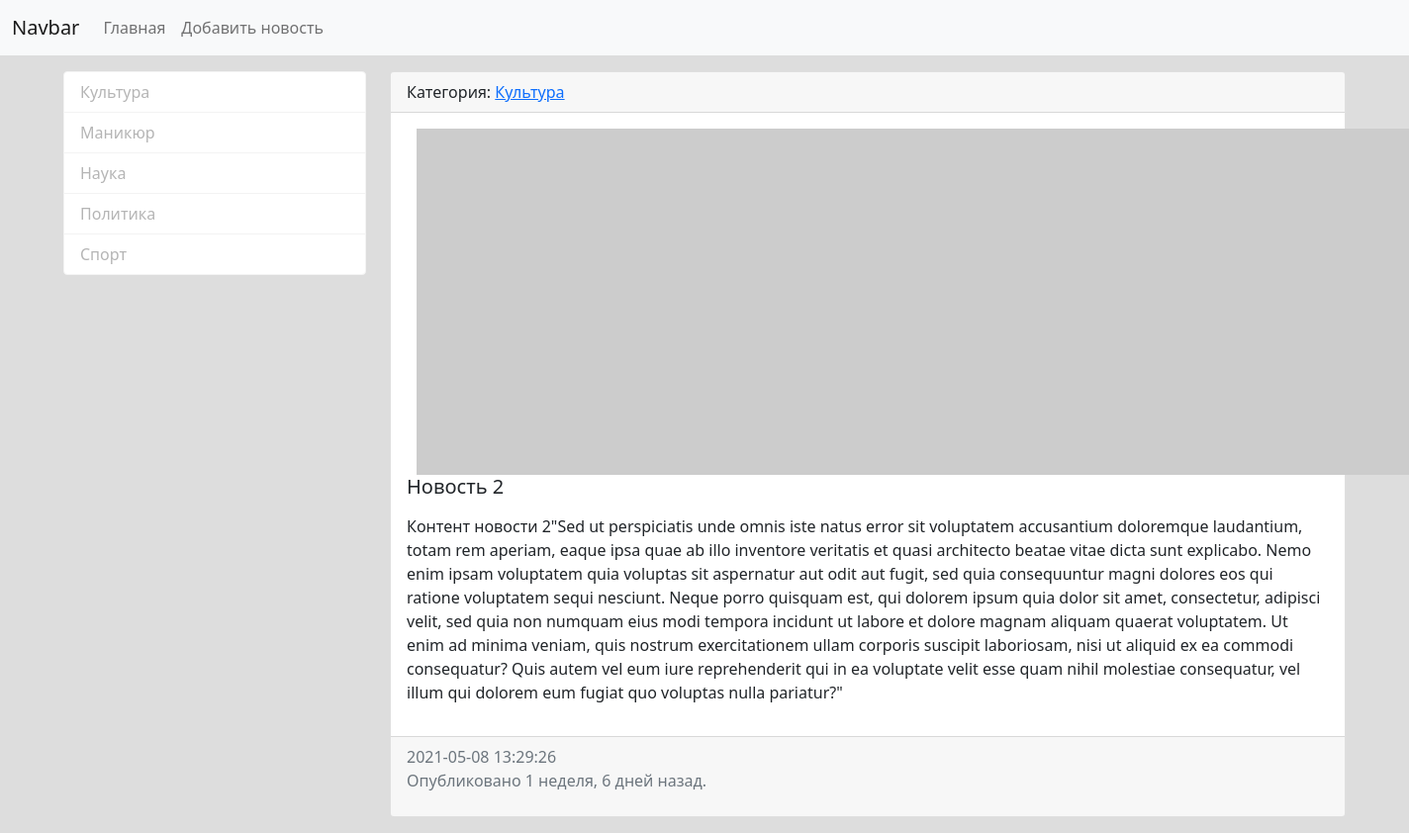
The app's page /news/news/2/ with its own data.
### news/models.py (models this page shows, shortened)
class Category(models.Model):
    category_name = models.CharField(max_length=150, db_index=True, verbose_name='Наименование категории')
    def get_absolute_url(self):
        return reverse('news:category', kwargs={'category_pk': self.pk})
    def __str__(self):
        return self.category_name
    class Meta:
        verbose_name = 'Категория'
        verbose_name_plural = 'Категории'
        ordering = ['category_name']

class News(models.Model):
    title = models.CharField(max_length=150, verbose_name='Заголовок')
    content = models.TextField(blank=True, verbose_name='Контент')
    created_at = models.DateTimeField(auto_now_add=True, verbose_name='Дата публикации')
    updated_at = models.DateTimeField(auto_now=True, verbose_name='Обновлено')
    photo = models.ImageField(upload_to='photo/%Y/%m/%d', blank=True)
    is_published = models.BooleanField(default=True, verbose_name='Опубликовано')
    category = models.ForeignKey('Category', on_delete=models.PROTECT, verbose_name='Категория')
    class Meta:
        verbose_name = 'Новость'
        verbose_name_plural = 'Новости'
        ordering = ['created_at']

### news/views.py (the view)
# urls.py: path('news/<int:news_pk>/', views.view_news, name='view_news'),
def view_news(request, news_pk):
    news_item = get_object_or_404(News, pk=news_pk)
    context = {'news_item': news_item}
    return render(request, 'news/view_news.html', context)

### news/templatetags/news_tags.py (called while the page is built)
@register.inclusion_tag('news/list_categories.html')
def show_categories(arg1='Hello', arg2='world.'):
    categories = Category.objects.all()
    return {'categories': categories, 'arg1': arg1, 'arg2':arg2 }

### news/templates/news/view_news.html (shortened to what this page needs)
{% extends 'base.html' %}
{% block sidebar %}
{% include 'inc/_sidebar.html' %}
{% endblock %}
{% block content %}
<div class="card mb-3">
    <div class="card-header">
        Категория: <a href="{{ news_item.category.get_absolute_url }}">{{ news_item.category }}</a>
    </div>
    <div class="card-body">
        <div class="media">
            {% if news_item.photo %}
            <img src="{{ news_item.photo.url }}" alt="" width="350" align="left" hspace="10" class="mr-3">
            {% else %}
            <img src="https://picsum.photos/id/1060/350/235/?blur=2" align="left" hspace="10" alt=""
                 class="mr-3">
            {% endif %}
            <div class="media-body">
                <h5 class="card-title">{{ news_item.title }}</h5>
                <p class="card-text">{{ news_item.content|safe|linebreaks }}</p>
            </div>
        </div>
    </div>
    <div class="card-footer text-muted">
        {{ news_item.created_at|date:"Y-m-d H:i:s" }}
        <p> Опубликовано {{ news_item.created_at|timesince }} назад. </p>
    </div>
</div>
{% endblock %}

### news/templates/news/list_categories.html
<div class="list-group">
    {% for item in categories %}
    <a href="{{ item.get_absolute_url }}" class="list-group-item list-group-item-action active"
       aria-current="true">{{ item.category_name }} </a>
    {% endfor %}
</div>

### mynews/static/css/style.css (style rules this page uses)
body { background-color: #dddddd; }
.list-group-item.active { z-index: 2; color: #b5b5b5; background-color: #ffffff; border-color: #f3f3f3; }

### records on screen
Category: category_name "Культура"
Category: category_name "Маникюр"
Category: category_name "Наука"
Category: category_name "Политика"
Category: category_name "Спорт"
News: category "Культура", title "Новость 2", content "Контент новости 2\"Sed ut perspiciatis unde omnis iste natus error sit voluptatem accusantium doloremque laudantium, totam rem aperiam, eaque ipsa quae ab illo inventore veritatis et quasi architecto beatae vitae dicta sunt explicabo. Nemo enim ipsam voluptatem quia voluptas sit aspernatur aut odit aut fugit, sed quia consequuntur magni dolores eos qui ratione voluptatem sequi nesciunt. Neque porro quisquam est, qui dolorem ipsum quia dolor sit amet, consectetur, adipisci velit, sed quia non numquam eius modi tempora incidunt ut labore et dolore magnam aliquam quaerat voluptatem. Ut enim ad minima veniam, quis nostrum exercitationem ullam corporis suscipit laboriosam, nisi ut aliquid ex ea…", created_at "2021-05-08 13:29:26", created_at "1 неделя, 6 дней"
